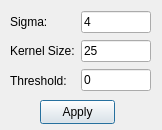
<?xml version="1.0" encoding="UTF-8"?>
<ui version="4.0">
 <class>MarrHildrethEdgeDetectionDialog</class>
 <widget class="QDialog" name="MarrHildrethEdgeDetectionDialog">
  <property name="geometry">
   <rect>
    <x>0</x>
    <y>0</y>
    <width>162</width>
    <height>130</height>
   </rect>
  </property>
  <property name="windowTitle">
   <string>Marr-Hildreth</string>
  </property>
  <widget class="QPushButton" name="pushButton">
   <property name="geometry">
    <rect>
     <x>40</x>
     <y>100</y>
     <width>75</width>
     <height>24</height>
    </rect>
   </property>
   <property name="text">
    <string>Apply</string>
   </property>
  </widget>
  <widget class="QWidget" name="">
   <property name="geometry">
    <rect>
     <x>10</x>
     <y>10</y>
     <width>141</width>
     <height>82</height>
    </rect>
   </property>
   <layout class="QHBoxLayout" name="horizontalLayout_2">
    <item>
     <layout class="QVBoxLayout" name="verticalLayout_3">
      <item>
       <widget class="QLabel" name="label_3">
        <property name="text">
         <string>Sigma:</string>
        </property>
       </widget>
      </item>
      <item>
       <widget class="QLabel" name="label_4">
        <property name="text">
         <string>Kernel Size:</string>
        </property>
       </widget>
      </item>
      <item>
       <widget class="QLabel" name="label_5">
        <property name="text">
         <string>Threshold:</string>
        </property>
       </widget>
      </item>
     </layout>
    </item>
    <item>
     <layout class="QVBoxLayout" name="verticalLayout_4">
      <item>
       <widget class="QLineEdit" name="sigmaEditLine">
        <property name="text">
         <string>4</string>
        </property>
       </widget>
      </item>
      <item>
       <widget class="QLineEdit" name="kernelSizeEditLine">
        <property name="text">
         <string>25</string>
        </property>
       </widget>
      </item>
      <item>
       <widget class="QLineEdit" name="thresholdEditLine">
        <property name="text">
         <string>0</string>
        </property>
       </widget>
      </item>
     </layout>
    </item>
   </layout>
  </widget>
 </widget>
 <resources/>
 <connections/>
</ui>
